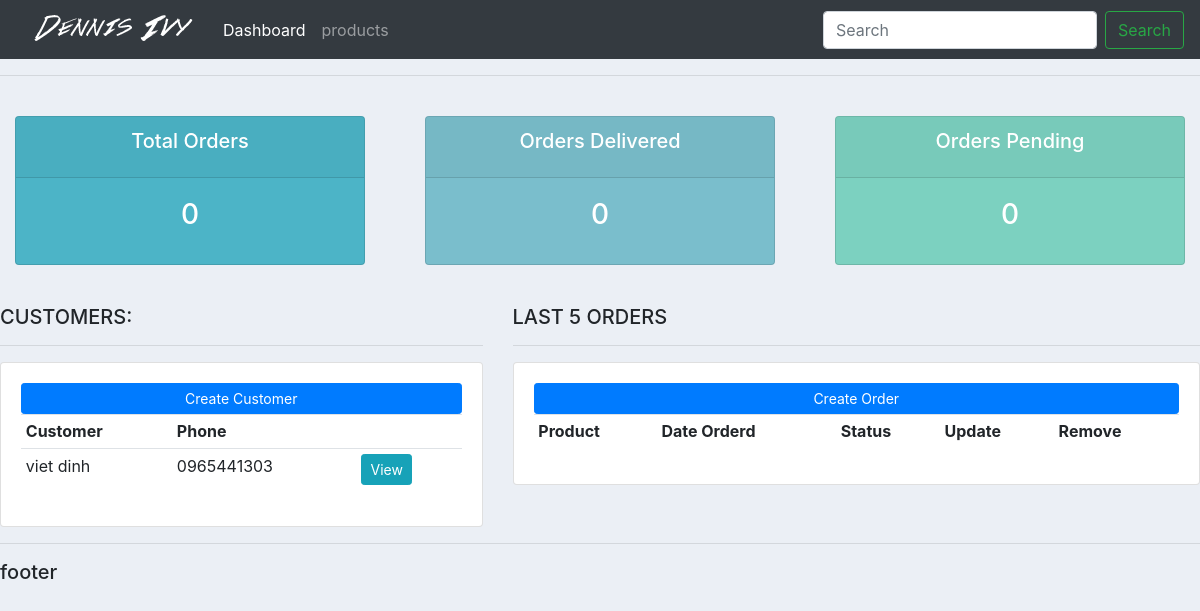
/, run on an earlier commit of the app's database.
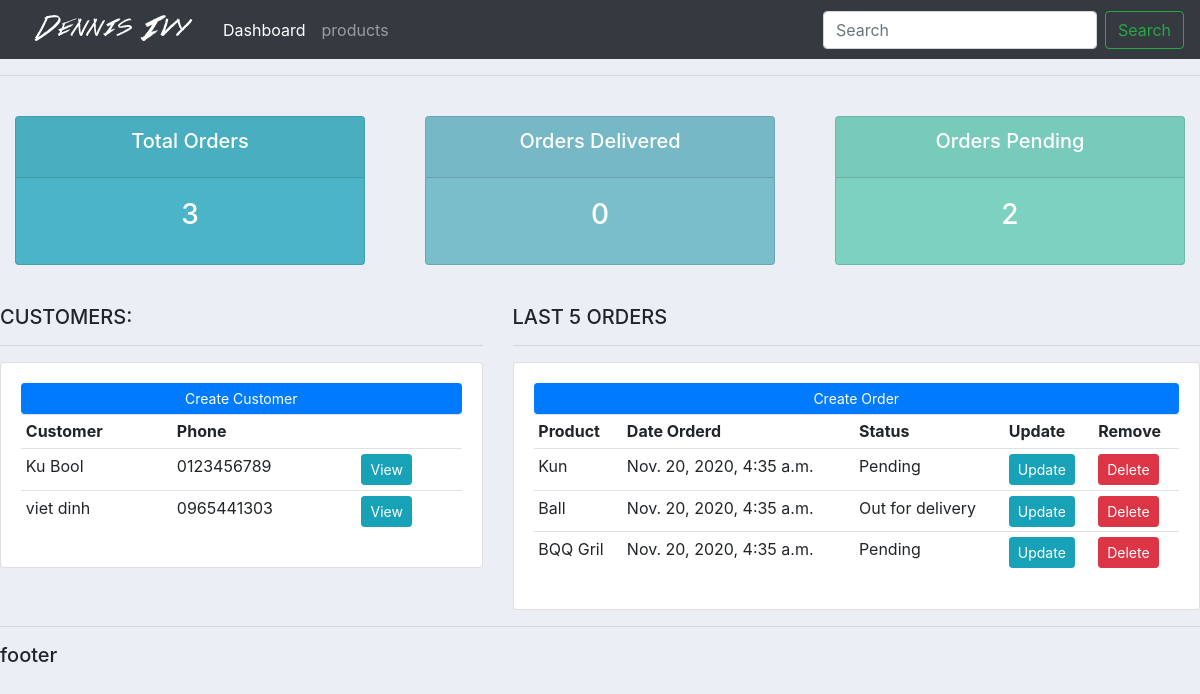
And on a later commit of the database.
### accounts/models.py (models this page shows, shortened)
class Customer(models.Model):
    name = models.CharField(max_length=200, null=True)
    phone = models.CharField(max_length=200, null=True)
    email = models.EmailField(max_length=200, null=True)
    date_created = models.DateTimeField(auto_now_add=True, null=True)

class Order(models.Model):
    STATUS = (
        ('Pending', 'Pending'),
        ('Out for delivery', 'Out for delivery'),
        ('Delivered', 'Delivered'),
    )
    custumer = models.ForeignKey(Customer, null=True , on_delete= models.SET_NULL)
    product = models.ForeignKey(Product, null=True , on_delete= models.SET_NULL)
    date_created = models.DateTimeField(auto_now_add=True, null=True)
    status = models.CharField(max_length=200, null=True, choices= STATUS)

class Product(models.Model):
    CATEGORY = (
        ('Indoor', 'Indoor'),
        ('Out door', 'Out door'),
    )
    name = models.CharField(max_length=200, null=True)
    price = models.FloatField(null=True)
    category = models.CharField(max_length=200, null=True, choices = CATEGORY)
    description = models.CharField(max_length=200, null=True, blank=True)
    date_created = models.DateTimeField(auto_now_add=True, null=True)
    tags = models.ManyToManyField(Tag)
    def __str__(self):
        return self.name

### accounts/views.py (the view)
# urls.py: path('', views.home , name='home'),
def home(request):
    customers = Customer.objects.all().order_by('-date_created')
    orders = Order.objects.all().order_by('-date_created')
    total_orders = orders.count()
    delivered = orders.filter(status='Delivered').count()
    pending = orders.filter(status='Pending').count()
    context = {'customers': customers, 'orders': orders, 'total_orders': total_orders,
        'delivered':delivered , 'pending':pending
    }
    return render(request, 'accounts/dashboard.html', context)

### accounts/templates/accounts/dashboard.html
{% extends 'accounts/main.html' %}
{% block content%}
{% include 'accounts/status.html'%}
<br>
<div class="row">
	<div class="col-md-5">
		<h5>CUSTOMERS:</h5>
		<hr>
		<div class="card card-body">
			<a class="btn btn-primary  btn-sm btn-block" href="">Create Customer</a>
			<table class="table table-sm">
				<tr>
					<th>Customer</th>
					<th>Phone</th>
					<th></th>
				</tr>
				{% for customers in customers %}
				<tr>
					<td>{{ customers.name }}</td>
					<td>{{ customers.phone }}</td>
					<th><a class="btn btn-sm btn-info" href="{% url 'customer' customers.id %}">View</a></th>
				</tr>
				{% endfor %}
			</table>
		</div>
	</div>
	<div class="col-md-7">
		<h5>LAST 5 ORDERS</h5>
		<hr>
		<div class="card card-body">
			<a class="btn btn-primary  btn-sm btn-block" href="{% url 'create_order'%}">Create Order</a>
			<table class="table table-sm">
				<tr>
					<th>Product</th>
					<th>Date Orderd</th>
					<th>Status</th>
					<th>Update</th>
					<th>Remove</th>
				</tr>
				{% for orders in orders %}
				<tr>
					<td>{{ orders.product}} </td>
					<td>{{ orders.date_created}} </td>
					<td>{{ orders.status}} </td>
					<td><a class="btn btn-sm btn-info" href="{% url 'update_order' orders.id %}">Update</a></td>
					<td><a class="btn btn-sm btn-danger" href="{% url 'delete_order' orders.id %}">Delete</a></td>
				</tr>
				{% endfor %}
			</table>
		</div>
	</div>
</div>
{% endblock content %}

What changed in the data, as far as the page shows it:
added Customer: name "Ku Bool", phone "0123456789"
added Order: product "Kun", date_created "Nov. 20, 2020, 4:35 a.m.", status "Pending"
added Order: product "Ball", date_created "Nov. 20, 2020, 4:35 a.m.", status "Out for delivery"
added Order: product "BQQ Gril", date_created "Nov. 20, 2020, 4:35 a.m.", status "Pending"
Also different on the page:
{{ total_orders }}: "0" → "3"
{{ pending }}: "0" → "2"
